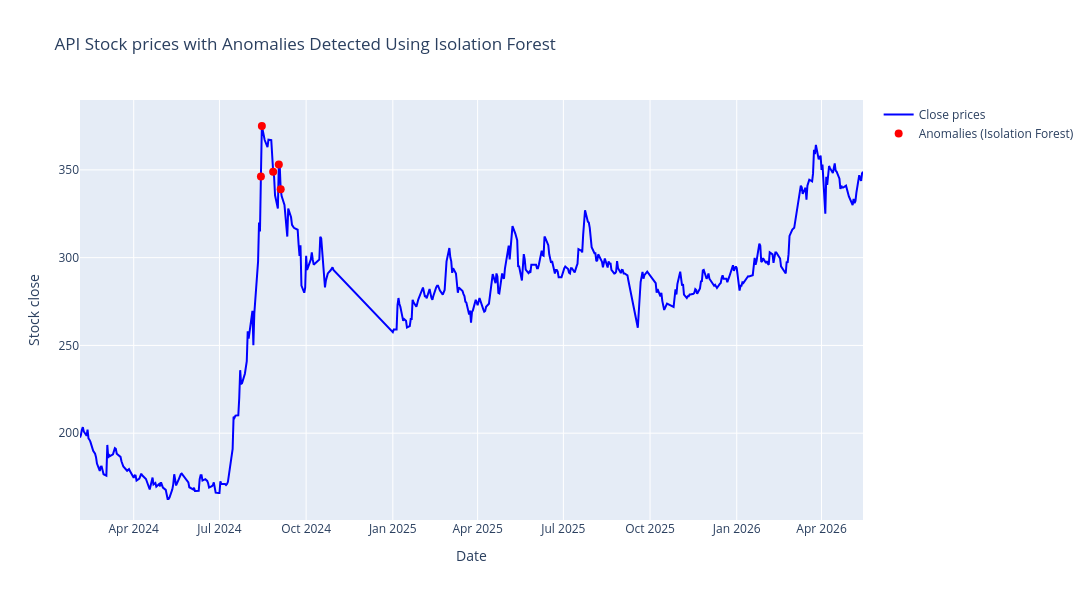

The cell this chart's notebook holds for it:
### Code cell
fig = go.Figure()

# Add Close prices line
fig.add_trace(
    go.Scatter(
        x=df.index,
        y=df["close"],
        mode="lines",
        name="Close prices",
        line=dict(color="blue", width=2),
    )
)

# Add anomalies (Isolation Forest) as red markers
fig.add_trace(
    go.Scatter(
        x=anomalies_if.index,
        y=anomalies_if["close"],
        mode="markers",
        name="Anomalies (Isolation Forest)",
        marker=dict(color="red", size=8, symbol="circle"),
        showlegend=True,
    )
)

# Update layout for a larger figure size and title
fig.update_layout(
    title=f"{stock_name} Stock prices with Anomalies Detected Using Isolation Forest",
    xaxis_title="Date",
    yaxis_title="Stock close",
    autosize=False,
    width=1200,
    height=600,
)

# Show the plot
fig.show()

### Figure 1 — Plotly figure (JSON) as saved in the notebook; plotly's stock layout.template omitted (floating-point values rounded to 4 significant figures; data arrays with more than 128 entries replaced by an {"elided": "..."} marker saying what was removed)
{"data": [{"line": {"color": "blue", "width": 2}, "mode": "lines", "name": "Close prices", "type": "scatter", "x": {"elided": "481 str values"}, "y": {"elided": "481 float values"}}, {"marker": {"color": "red", "size": 8, "symbol": "circle"}, "mode": "markers", "name": "Anomalies (Isolation Forest)", "showlegend": true, "type": "scatter", "x": ["2024-08-14T00:00:00.000000000", "2024-08-15T00:00:00.000000000", "2024-08-27T00:00:00.000000000", "2024-09-02T00:00:00.000000000", "2024-09-04T00:00:00.000000000"], "y": [346.3, 375.0, 349.0, 353.0, 338.9]}], "layout": {"autosize": false, "height": 600, "title": {"text": "API Stock prices with Anomalies Detected Using Isolation Forest"}, "width": 1200, "xaxis": {"title": {"text": "Date"}}, "yaxis": {"title": {"text": "Stock close"}}}}
